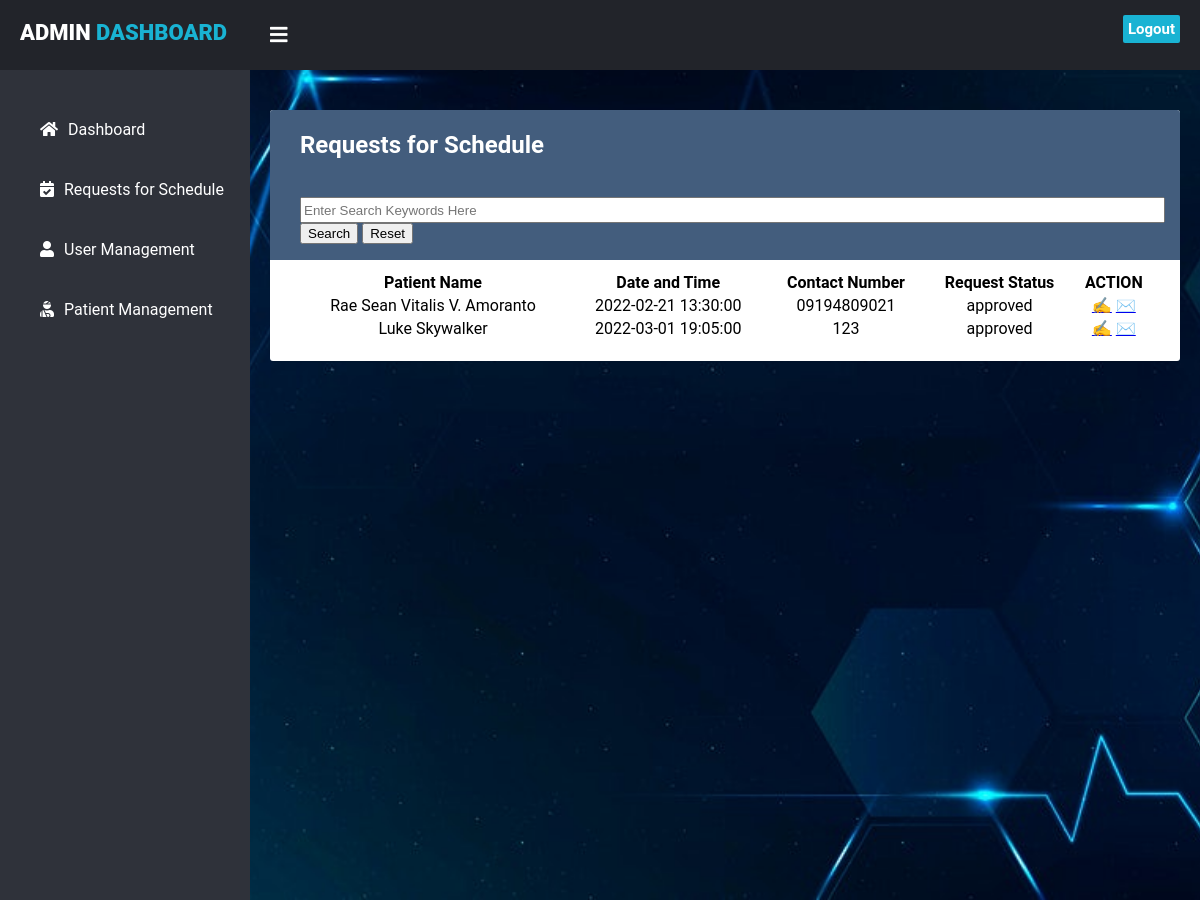
/admin/requests.php, run on the app's committed database.
### tables this page shows
CREATE TABLE `request` (
  `id` int(11) NOT NULL,
  `datetime1` datetime NOT NULL,
  `status` text NOT NULL,
  `name` varchar(255) NOT NULL,
  `email` varchar(255) NOT NULL,
  `contact_number` varchar(11) NOT NULL
);

### admin/requests.php (the view, shortened to what this page needs)
<?php
    require_once "db-config.php";
    $tabledata = "";
    $sqlsearch = "";
    if ($stmt = $mysqli->prepare("SELECT * FROM `request` $sqlsearch")) {
        $stmt->execute();
        $result = $stmt->get_result();
        if($result->num_rows > 0) {
            while ($row = $result->fetch_assoc()) {
                $tabledata .= '<tr>
                                <td>'.$row["name"].'</td>
                                <td>'.$row["datetime1"].'</td>
                                <td>'.$row["contact_number"].'</td>
                                <td>'.$row["status"].'</td>
                                <td>
                                    <a href="requestupdate.php?id='.$row["id"].'" class="btnAction btnUpdate" title="Update Status details">✍️</a>
                                    <a href="requestsms.php?id='.$row["id"].'" class="btnAction btnSms" title="Notify User">✉️</a>
                                </td>
                            </tr>';
            }
        } else {
            $tabledata= '<tr><td colspan="4" style="text-align: center; padding:30px 0;">Nothing to display</td></tr>';
        }
    } else {
        die('prepare() failed: ' . htmlspecialchars($mysqli->error));
    }
?>
<!DOCTYPE html>
<html lang="en" dir="ltr">
  <head>
    <link rel="stylesheet" href="style4.css">
    <link rel="stylesheet" href="https://cdnjs.cloudflare.com/ajax/libs/font-awesome/5.12.1/css/all.min.css">
  </head>
  <body>
    <header>
      <label for="check">
        <i class="fas fa-bars" id="sidebar_btn"></i>
      </label>
      <div class="left_area">
        <h3>Admin<span> Dashboard</span></h3>
      </div>
      <div class="right_area">
        <a href="Logout.php" class="logout_btn">Logout</a>
      </div>
    </header>
    <div class="sidebar">
      <a href="admin_dashboard.php"><i class="fas fa-home"></i><span>Dashboard</span></a>
      <a href="requests.php"><i class="fas fa-calendar-check"></i><span>Requests for Schedule</span></a>
      <a href="usermanagement.php"><i class="fas fa-user"></i><span>User Management</span></a>
      <a href="patientmanagement.php"><i class="fas fa-user-injured"></i><span>Patient Management</span></a>
    </div>
    <div class="content">
      <div class="container">
        <div class="table-wrapper">
            <div class="table-title">
                <div class="row">
                    <div class="col-sm-6">
                      <h2>Requests for Schedule</h2><br><br>
                       <form action="<?php echo htmlspecialchars($_SERVER["PHP_SELF"]); ?>" method="post">
                          <input type="text" name="txtSearch" value="<?php if(isset($keywords)){ echo $keywords; }?>" title="Input keywords here" size="105" style="height: 20px;" placeholder="Enter Search Keywords Here" required>
                          <button type="submit" name="btnSearch" class="btnSearch" title="Search keywords">Search</button>
                          <button onclick="location.href='requests.php'">Reset</button>
                      </form>
                    </div>
                </div>
            </div>
<table style="width:100%">
  <thead>
  <tr>
    <th>
      Patient Name
    </th>
    <th>Date and Time</th>
    <th>Contact Number</th>
    <th>Request Status</th>
    <th>ACTION</th>
  </tr>
</thead>
<tbody>
  <?php echo $tabledata ?>
  </body>
</html>

### admin/style4.css (style rules this page uses)
body { margin: 0; padding: 0; font-family: "Roboto", sans-serif; }
header { z-index: 1; position: fixed; background: #22242A; padding: 20px; width: calc(100% - 0%); top: 0; height: 30px; }
.left_area h3 { color: #fff; margin: 0; text-transform: uppercase; font-size: 22px; font-weight: 900; }
.left_area span { color: #19B3D3; }
.logout_btn { padding: 5px; background: #19B3D3; text-decoration: none; float: right; margin-top: -30px; margin-right: 40px; border-radius: 2px; font-size: 15px; font-weight: 600; color: #fff; transition: 0.5s; transition-property: background; }
.sidebar { z-index: 1; top: 0; background: #2f323a; margin-top: 70px; padding-top: 30px; position: fixed; left: 0; width: 250px; height: calc(100% - 9%); transition: 0.5s; transition-property: left; overflow-y: auto; }
.sidebar a { color: #fff; display: block; width: 100%; line-height: 60px; text-decoration: none; padding-left: 40px; box-sizing: border-box; transition: 0.5s; transition-property: background; }
.sidebar i { padding-right: 10px; }
label #sidebar_btn { z-index: 1; color: #fff; position: fixed; cursor: pointer; left: 270px; font-size: 20px; margin: 5px 0; transition: 0.5s; transition-property: color; }
.content { width: (100% - 250px); margin-top: 60px; padding: 20px; margin-left: 250px; background: url(bg.jpg) no-repeat; background-position: center; background-size: cover; height: 100vh; transition: 0.5s; }
.table-wrapper { background: #fff; padding: 20px 25px; margin: 30px 0; border-radius: 3px; box-shadow: 0 1px 1px rgba(0,0,0,.05); }
.table-title { padding-bottom: 15px; background: #435d7d; color: #fff; padding: 16px 30px; margin: -20px -25px 10px; border-radius: 3px 3px 0 0; }
.table-title h2 { margin: 5px 0 0; font-size: 24px; }
tbody { text-align: center; }

### data on the page
request: name "Rae Sean Vitalis V. Amoranto", datetime1 "2022-02-21 13:30:00", contact_number "09194809021", status "approved"
request: name "Luke Skywalker", datetime1 "2022-03-01 19:05:00", contact_number "123", status "approved"
